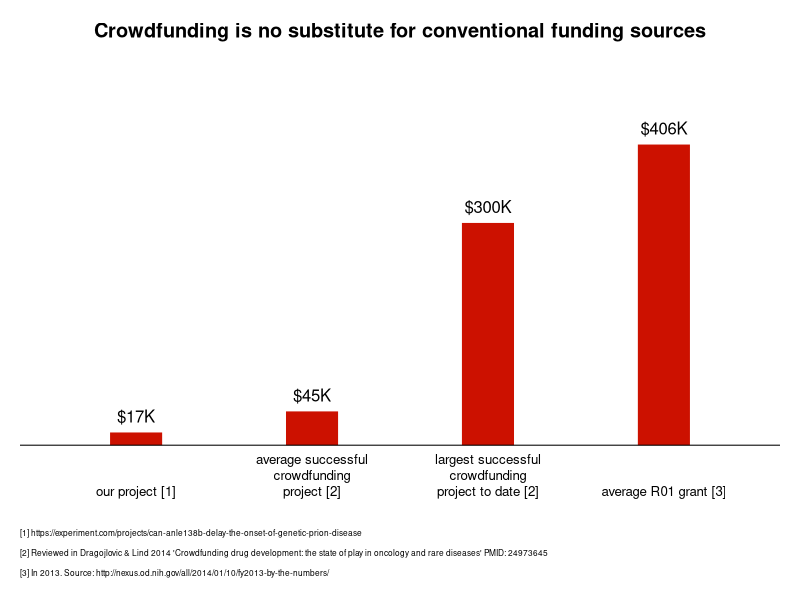

Source code (R):

pdf('no-substitute.pdf',width=8,height=6)
qtys = c(17217,45629,300000,405874)
labels = c("our project [1]",
           "average successful\ncrowdfunding\nproject [2]",
           "largest successful\ncrowdfunding\nproject to date [2]",
           "average R01 grant [3]")
citations = c("[1] https://experiment.com/projects/can-anle138b-delay-the-onset-of-genetic-prion-disease",
    "[2] Reviewed in Dragojlovic & Lind 2014 'Crowdfunding drug development: the state of play in oncology and rare diseases' PMID: 24973645",
    "[3] In 2013. Source: http://nexus.od.nih.gov/all/2014/01/10/fy2013-by-the-numbers/")

k = '#CC1100'
par(mar=c(7,1,3,1))
plot(NA,NA,xlim=c(.5,4.5),ylim=c(0,500000),axes=FALSE,xlab='',ylab='',
    main='Crowdfunding is no substitute for conventional funding sources')
points(1:4,qtys,type='h',lend=1,lwd=50,col=k)
text(1:4,qtys,labels=c("$17K","$45K","$300K","$406K"),pos=3)
abline(h=0)
axis(side=1,at=1:4,labels=labels,lwd=0,lwd.ticks=0,cex.axis=.8,padj=0)
#axis(side=2,at=qtys,labels=paste("$",prettyNum(qtys,big.mark=",",scientific=FALSE),sep=""),las=1,cex.axis=.8,lwd=0,lwd.ticks=1)
mtext(side=1,line=3:5,text=citations,cex=.5,adj=0)
dev.off()